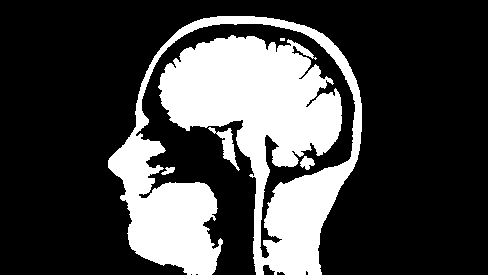
#> input picture binary3.png, 488 x 275 px
$ python -i BinaryImgConnectRegionLabeling.py   (imports and definitions only)
#> lines starting #> are read from the running program, lines starting #| are printed output that depends on the picture; after the words box and inside, x2 and y2 are one past the last pixel; in counts of white or black regions, pixels touching at a corner belong together
#> in main, img is the input picture: PIL image 488x275 RGB; 26.7% white; 5 white regions (1 under 20 px), largest, box (x1, y1, x2, y2) and area: (108, 16, 362, 275) 35157, (208, 127, 240, 171) 409, (300, 156, 315, 170) 128, (161, 167, 175, 175) 66
#!/usr/bin/python

#
# Implements 8-connectivity connected component labeling
#
# Algorithm obtained from "Optimizing Two-Pass Connected-Component Labeling
# by Kesheng Wu, Ekow Otoo, and Kenji Suzuki
#

from PIL import Image, ImageDraw, ImageTk

import sys
import math, random
from itertools import product
# from ufarray import *

import tkinter as tk


# Array based union find data structure

# P: The array, which encodes the set membership of all the elements

class UFarray:
    def __init__(self):
        # Array which holds label -> set equivalences
        self.P = []

        # Name of the next label, when one is created
        self.label = 0

    def makeLabel(self):
        r = self.label
        self.label += 1
        self.P.append(r)
        return r

    # Makes all nodes "in the path of node i" point to root
    def setRoot(self, i, root):
        while self.P[i] < i:
            j = self.P[i]
            self.P[i] = root
            i = j
        self.P[i] = root

    # Finds the root node of the tree containing node i
    def findRoot(self, i):
        while self.P[i] < i:
            i = self.P[i]
        return i

    # Finds the root of the tree containing node i
    # Simultaneously compresses the tree
    def find(self, i):
        root = self.findRoot(i)
        self.setRoot(i, root)
        return root

    # Joins the two trees containing nodes i and j
    # Modified to be less agressive about compressing paths
    # because performance was suffering some from over-compression
    def union(self, i, j):
        if i != j:
            root = self.findRoot(i)
            rootj = self.findRoot(j)
            if root > rootj: root = rootj
            self.setRoot(j, root)
            self.setRoot(i, root)

    def flatten(self):
        for i in range(1, len(self.P)):
            self.P[i] = self.P[self.P[i]]

    def flattenL(self):
        k = 1
        for i in range(1, len(self.P)):
            if self.P[i] < i:
                self.P[i] = self.P[self.P[i]]
            else:
                self.P[i] = k
                k += 1

def run(img):
    data = img.load()
    width, height = img.size
#> width = 488; height = 275

    # Union find data structure
    uf = UFarray()

    #
    # First pass
    #

    # Dictionary of point:label pairs
    labels = {}

    for y, x in product(range(height), range(width)):

        #
        # Pixel names were chosen as shown:
        #
        #   -------------
        #   | a | b | c |
        #   -------------
        #   | d | e |   |
        #   -------------
        #   |   |   |   |
        #   -------------
        #
        # The current pixel is e
        # a, b, c, and d are its neighbors of interest
        #
        # 255 is white, 0 is black
        # White pixels part of the background, so they are ignored
        # If a pixel lies outside the bounds of the image, it default to white
        #

        # If the current pixel is white, it's obviously not a component...
        if data[x, y] == 255:
            pass

        # If pixel b is in the image and black:
        #    a, d, and c are its neighbors, so they are all part of the same component
        #    Therefore, there is no reason to check their labels
        #    so simply assign b's label to e
        elif y > 0 and data[x, y-1] == 0:
            labels[x, y] = labels[(x, y-1)]

        # If pixel c is in the image and black:
        #    b is its neighbor, but a and d are not
        #    Therefore, we must check a and d's labels
        elif x+1 < width and y > 0 and data[x+1, y-1] == 0:

            c = labels[(x+1, y-1)]
            labels[x, y] = c

            # If pixel a is in the image and black:
            #    Then a and c are connected through e
            #    Therefore, we must union their sets
            if x > 0 and data[x-1, y-1] == 0:
                a = labels[(x-1, y-1)]
                uf.union(c, a)

            # If pixel d is in the image and black:
            #    Then d and c are connected through e
            #    Therefore we must union their sets
            elif x > 0 and data[x-1, y] == 0:
                d = labels[(x-1, y)]
                uf.union(c, d)

        # If pixel a is in the image and black:
        #    We already know b and c are white
        #    d is a's neighbor, so they already have the same label
        #    So simply assign a's label to e
        elif x > 0 and y > 0 and data[x-1, y-1] == 0:
            labels[x, y] = labels[(x-1, y-1)]

        # If pixel d is in the image and black
        #    We already know a, b, and c are white
        #    so simpy assign d's label to e
        elif x > 0 and data[x-1, y] == 0:
            labels[x, y] = labels[(x-1, y)]

        # All the neighboring pixels are white,
        # Therefore the current pixel is a new component
        else:
            labels[x, y] = uf.makeLabel()
#> after the loop, labels = 98425 items

    #
    # Second pass
    #

    uf.flatten()

    colors = {}

    # Image to display the components in a nice, colorful way
    output_img = Image.new("RGB", (width, height))
#> output_img: PIL image 488x275 RGB; every value is 0
    outdata = output_img.load()

    for (x, y) in labels:

        # Name of the component the current point belongs to
        component = uf.find(labels[(x, y)])

        # Update the labels with correct information
        labels[(x, y)] = component

        # Associate a random color with this component
        if component not in colors:
            colors[component] = (random.randint(0,255), random.randint(0,255),random.randint(0,255))

        # Colorize the image
        outdata[x, y] = colors[component]
#> after the loop, colors = {0: (197, 215, 20), 1: (132, 248, 207), 84: (155, 244, 183), 85: (111, 71, 144), 86: (71, 48, 128), 88: (75, 158, 50), 89: (37, 169, 241)}

    return (labels, output_img)

def display_image(img):
    # Resize the image to fit within a smaller fixed window size
    max_size = (500, 500)  # Adjust the size as needed
    img_resized = img.resize(max_size, Image.Resampling.LANCZOS)

    # Create a tkinter window
    root = tk.Tk()
    root.title("Processed Image")

    # Set the fixed window size
    root.geometry(f"{max_size[0]}x{max_size[1]}")
    root.resizable(False, False)

    # Convert the PIL image to a format tkinter can display
    img_tk = ImageTk.PhotoImage(img_resized)

    # Create a label to display the image
    label = tk.Label(root, image=img_tk)
    label.image = img_tk  # Keep a reference to avoid garbage collection
    label.pack()

    # Run the tkinter main loop
    root.mainloop()


def main():
    # Open the image
    # img = Image.open(sys.argv[1])
    img = Image.open('binary3.png')

    # Threshold the image, this implementation is designed to process b+w
    # images only
    img = img.point(lambda p: p > 190 and 255)
    img = img.convert('1')

    # labels is a dictionary of the connected component data in the form:
    #     (x_coordinate, y_coordinate) : component_id
    #
    # if you plan on processing the component data, this is probably what you
    # will want to use
    #
    # output_image is just a frivolous way to visualize the components.
    (labels, output_img) = run(img)
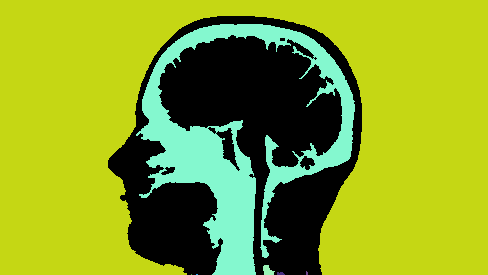
#> output_img: PIL image 488x275 RGB; mean R, G, B 136.7, 161.6, 37
#> labels = 98425 items

    # output_img.show()
    display_image(output_img)
#> in display_image, `img_resized = img.resize(max_size, Image.Resampling.LANCZOS)`:
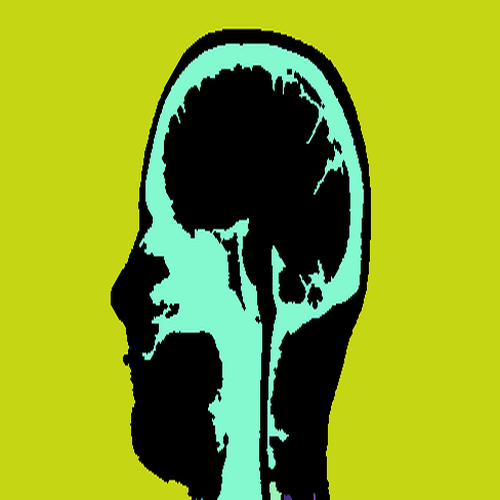
#> img_resized: PIL image 500x500 RGB; mean R, G, B 137, 161.8, 37.3

# [1 line not run here, left out]

>>> result = main()
